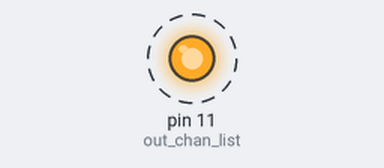
Bench run of a program on a simulated Raspberry Pi (header pin numbers). On the bench: output pins drawn as LEDs (lit = HIGH). Dashed ring = blinking.

Above: at 0.5 s.
Timing chart, 0 to 4.6 s (numbered marks = the images above):
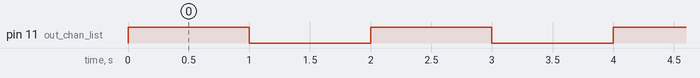

The program:

helloGPIO.py
```python
# Made by Kai Aldag on September 30, 2015

# Imports
import RPi.GPIO as GPIO
import time

# Setup

GPIO.setmode(GPIO.BOARD)

out_chan_list = 11

GPIO.setup(out_chan_list, GPIO.OUT)
GPIO.output(out_chan_list, 0)

in_chan_list = 20

#GPIO.setup(in_chan_list, GPIO.IN)
#GPIO.input(in_chan_list, 1)

# Application

should_run = True
light_on = True

while should_run:
	#if GPIO.input(20):
	#	print("Channel 20 is on!")
	#else:
	#	print("Channel 20 is off :( ")
	if light_on:
		GPIO.output(out_chan_list, light_on)
		light_on = False
	else:
		GPIO.output(out_chan_list, light_on)
		light_on = True
	time.sleep(1)

GPIO.cleanup()
```

Measured:
- by itself, pin 11 (out_chan_list): alternates HIGH for 1.0 s and LOW for 1.0 s
